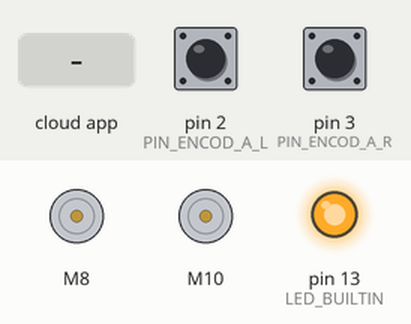
Bench run of a sketch on a simulated Arduino Uno, built with avr-gcc and run on an emulated ATmega328P. Parts: 2 × DC motor (green arrow = forward, orange = backward, longer = faster), output pins drawn as LEDs (lit = HIGH). The test bench sets the inputs (shaded band); at power-on: pin 2 (PIN_ENCOD_A_L) HIGH, pin 3 (PIN_ENCOD_A_R) HIGH. The ROS host is connected and sends only what is stated.

Above: at 1.2 s.
1.3 s: the phone or cloud app sets angular.z to -100
At 1.4 s:
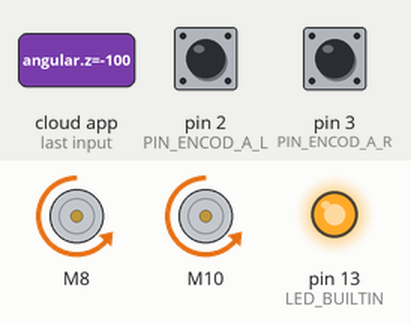
3.3 s: the phone or cloud app sets linear.x to -100
At 3.55 s:
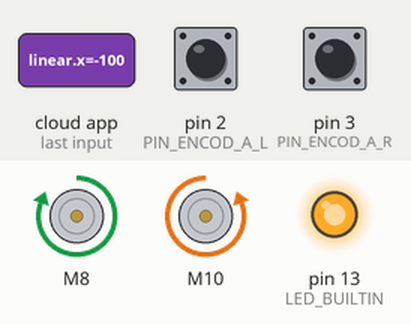
5.3 s: the phone or cloud app sets linear.x to 0
At 5.4 s:
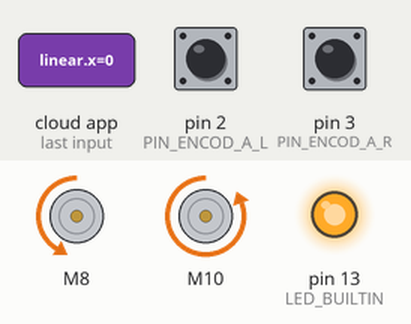
7.3 s: the phone or cloud app sets angular.z to 100
At 7.4 s:
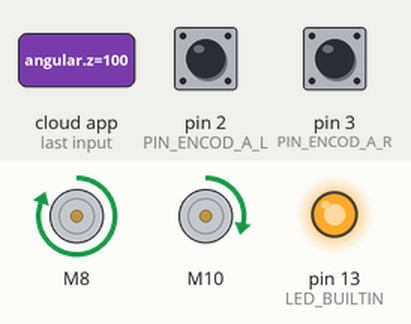
9.3 s: the phone or cloud app sets linear.x to 100
At 9.55 s:
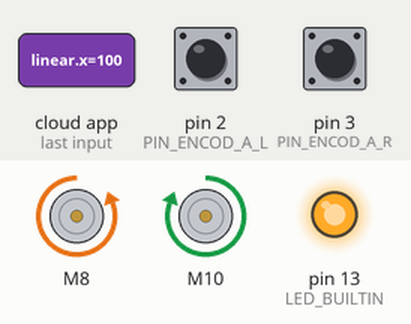
11.3 s: the phone or cloud app sets linear.x to 0
At 11.4 s:
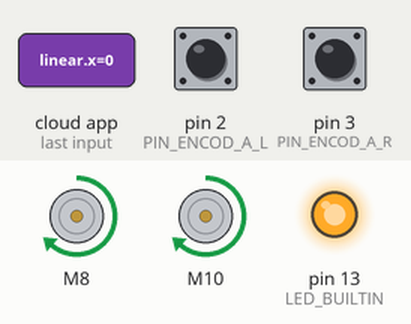
Timing chart, 0 to 14.3 s (numbered marks = the images above; inputs shaded):
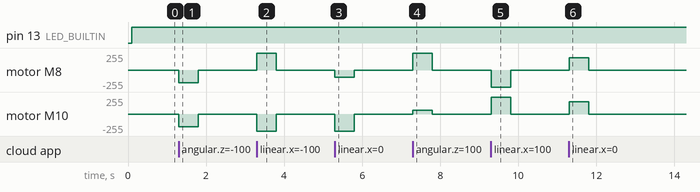

The sketch:

Siryo_Motor_Controller.ino
```cpp
/*
   Siryo motor controller
*/

#include <ros.h>
#include <L298N.h>
#include <PID_v1.h>
#include <std_msgs/String.h>
#include <geometry_msgs/Vector3Stamped.h>
#include <geometry_msgs/Twist.h>
#include <ros/time.h>

#define MINROTATION 5
#define PIN_ENCOD_A_L  2              //A channel for encoder of left motor
#define PIN_ENCOD_B_L 4             //B channel for encoder of left motor

#define PIN_ENCOD_A_R 3             //A channel for encoder of right motor
#define PIN_ENCOD_B_R 5             //B channel for encoder of right motor

#define ENAR 11
#define INR1 10
#define INR2 9
#define INL1 8
#define INL2 7
#define ENBL 6
#define LOOPTIME           100                //Looptime in millisecond


const byte noCommLoopMax = 5;                //number of main loops the robot will execute without communication before stopping
unsigned int noCommLoops = 0;                 //main loop without communication counter


unsigned long lastMilli = 0;

//--- Robot-specific constants ---
const double radius = 0.0325;                 //Wheel radius, in m
const double wheelbase = 0.194;               //Wheelbase, in m
const double encoder_cpr = 20;                //Encoder ticks or counts per rotation
const double speed_to_pwm_ratio = 0.0036;    //Ratio to convert speed (in m/s) to PWM value. It was obtained by plotting the wheel speed in relation to the PWM motor command (the value is the slope of the linear function).
const double min_speed_cmd = 0.522;          //(min_speed_cmd/speed_to_pwm_ratio) is the minimum command value needed for the motor to start moving. This value was obtained by plotting the wheel speed in relation to the PWM motor command (the value is the constant of the linear function).


double speed_req = 0;                         //Desired linear speed for the robot, in m/s
double angular_speed_req = 0;                 //Desired angular speed for the robot, in rad/s
double speed_req_left = 0;                    //Desired speed for left wheel in m/s
double speed_act_left = 0;                    //Actual speed for left wheel in m/s
double speed_cmd_left = 0;                    //Command speed for left wheel in m/s

double speed_req_right = 0;                   //Desired speed for right wheel in m/s
double speed_act_right = 0;                   //Actual speed for right wheel in m/s
double speed_cmd_right = 0;                   //Command speed for right wheel in m/s

const double max_speed = 0.9;                //Max speed in m/s

int PWM_leftMotor = 0;                     //PWM command for left motor
int PWM_rightMotor = 0;                    //PWM command for right motor

// PID Parameters
const double PID_left_param[] = { 0.7, 0.2, 0 }; //Respectively Kp, Ki and Kd for left motor PID
const double PID_right_param[] = { 0.7, 0.2, 0 }; //Respectively Kp, Ki and Kd for right motor PID

volatile float pos_left = 0;       //Left motor encoder position
volatile float pos_right = 0;      //Right motor encoder position

PID PID_leftMotor(&speed_act_left, &speed_cmd_left, &speed_req_left, PID_left_param[0], PID_left_param[1], PID_left_param[2], DIRECT);          //Setting up the PID for left motor
PID PID_rightMotor(&speed_act_right, &speed_cmd_right, &speed_req_right, PID_right_param[0], PID_right_param[1], PID_right_param[2], DIRECT);   //Setting up the PID for right motor

L298N rightMotor(ENAR, INR1, INR2);
L298N leftMotor(ENBL, INL1, INL2);

ros::NodeHandle  nh;

//function that will be called when receiving command from host
void setRequestedSpeed (const geometry_msgs::Twist& cmd_vel) {
  noCommLoops = 0;                                                  //Reset the counter for number of main loops without communication

  speed_req = cmd_vel.linear.x;                                     //Extract the commanded linear speed from the message

  angular_speed_req = cmd_vel.angular.z;                            //Extract the commanded angular speed from the message

  speed_req_left = speed_req - angular_speed_req * (wheelbase / 2); //Calculate the required speed for the left motor to comply with commanded linear and angular speeds
  speed_req_right = speed_req + angular_speed_req * (wheelbase / 2); //Calculate the required speed for the right motor to comply with commanded linear and angular speeds
}

ros::Subscriber<geometry_msgs::Twist> cmd_vel("cmd_vel", setRequestedSpeed);   //create a subscriber to ROS topic for velocity commands (will execute "handle_cmd" function when receiving data)
geometry_msgs::Vector3Stamped speed_msg;                                //create a "speed_msg" ROS message
ros::Publisher speed_pub("/wheels_speed", &speed_msg);                          //create a publisher to ROS topic "speed" using the "speed_msg" type


std_msgs::String str_msg;
ros::Publisher chatter("/chatter", &str_msg);


void setup()
{
  nh.initNode();                        //init ROS node
  nh.getHardware()->setBaud(57600);         //set baud for ROS serial communication
  nh.subscribe(cmd_vel);                    //suscribe to ROS topic for velocity commands
  nh.advertise(speed_pub);
  nh.advertise(chatter);


  //setting PID parameters
  PID_leftMotor.SetSampleTime(95);
  PID_rightMotor.SetSampleTime(95);
  PID_leftMotor.SetOutputLimits(-max_speed, max_speed);
  PID_rightMotor.SetOutputLimits(-max_speed, max_speed);
  PID_leftMotor.SetMode(AUTOMATIC);
  PID_rightMotor.SetMode(AUTOMATIC);


  // Define the rotary encoder for left motor
  pinMode(PIN_ENCOD_A_L, INPUT_PULLUP);
  pinMode(PIN_ENCOD_B_L, INPUT_PULLUP);
  digitalWrite(PIN_ENCOD_A_L, HIGH);                // turn on pullup resistor
  digitalWrite(PIN_ENCOD_B_L, HIGH);
  attachInterrupt(0, encoderLeftMotor, RISING);

  // Define the rotary encoder for right motor
  pinMode(PIN_ENCOD_A_R, INPUT_PULLUP);
  pinMode(PIN_ENCOD_B_R, INPUT_PULLUP);
  digitalWrite(PIN_ENCOD_A_R, HIGH);                // turn on pullup resistor
  digitalWrite(PIN_ENCOD_B_R, HIGH);
  attachInterrupt(1, encoderRightMotor, RISING);

  //LED for Ros status
  pinMode(LED_BUILTIN,OUTPUT);
}

void loop()
{
  nh.spinOnce();

  if ((millis() - lastMilli) >= LOOPTIME)
  { // enter timed loop
    lastMilli = millis();

      if (nh.connected()){
        digitalWrite(LED_BUILTIN,HIGH);
      } else{
        digitalWrite(LED_BUILTIN,LOW);
      }

    //compute actual speed for left wheel
    if (abs(pos_left) < MINROTATION) {                //Avoid taking in account small disturbances
      speed_act_left = 0;
    }
    else {
      speed_act_left = ((pos_left / encoder_cpr) * 2 * PI) * (1000 / LOOPTIME) * radius; // calculate speed of left wheel
    }

    //compute actual speed for right wheel
    if (abs(pos_right) < MINROTATION) {               //Avoid taking in account small disturbances
      speed_act_right = 0;
    }
    else {
      speed_act_right = ((pos_right / encoder_cpr) * 2 * PI) * (1000 / LOOPTIME) * radius; // calculate speed of right wheel
    }

    pos_left = 0;
    pos_right = 0;

    speed_cmd_left = constrain(speed_cmd_left, -max_speed, max_speed);
    PID_leftMotor.Compute();
    // compute PWM value for left motor. Check constant definition comments for more information.
    PWM_leftMotor = constrain(((speed_req_left + sgn(speed_req_left) * min_speed_cmd) / speed_to_pwm_ratio) + (speed_cmd_left / speed_to_pwm_ratio), -255, 255); //

    if (noCommLoops >= noCommLoopMax) {      //Stopping if too much time without command
      leftMotor.setSpeed(0);
      leftMotor.run(L298N::STOP);
    }
    else if (speed_req_left == 0) {                //Stopping
      leftMotor.setSpeed(0);
      leftMotor.run(L298N::STOP);
    }
    else if (PWM_leftMotor > 0) {                  //Going forward
      leftMotor.setSpeed(abs(PWM_leftMotor));
      leftMotor.run(L298N::BACKWARD);
    }
    else {                                         //Going backward
      leftMotor.setSpeed(abs(PWM_leftMotor));
      leftMotor.run(L298N::FORWARD);
    }

    speed_cmd_right = constrain(speed_cmd_right, -max_speed, max_speed);
    PID_rightMotor.Compute();
    // compute PWM value for right motor. Check constant definition comments for more information.
    PWM_rightMotor = constrain(((speed_req_right + sgn(speed_req_right) * min_speed_cmd) / speed_to_pwm_ratio) + (speed_cmd_right / speed_to_pwm_ratio), -255, 255); //

    if (noCommLoops >= noCommLoopMax) {                   //Stopping if too much time without command
      rightMotor.setSpeed(0);
      rightMotor.run(L298N::STOP);
    }
    else if (speed_req_right == 0) {                      //Stopping
      rightMotor.setSpeed(0);
      rightMotor.run(L298N::STOP);
    }
    else if (PWM_rightMotor > 0) {                        //Going forward
      rightMotor.setSpeed(abs(PWM_rightMotor));
      rightMotor.run(L298N::FORWARD);
    }
    else {                                                //Going backward
      rightMotor.setSpeed(abs(PWM_rightMotor));
      rightMotor.run(L298N::BACKWARD);
    }

    if ((millis() - lastMilli) >= LOOPTIME) {     //write an error if execution time of the loop in longer than the specified looptime
      str_msg.data = "XL";
      chatter.publish( &str_msg );
    }

    noCommLoops++;
    if (noCommLoops == 65535) {
      noCommLoops = noCommLoopMax;
    }

    publishSpeed(LOOPTIME);   //Publish odometry on ROS topic
  }
}


//Publish function for odometry, uses a vector type message to send the data (message type is not meant for that but that's easier than creating a specific message type)
void publishSpeed(double time) {
  speed_msg.header.stamp = nh.now();      //timestamp for odometry data
  speed_msg.vector.x = speed_act_left;    //left wheel speed (in m/s)
  speed_msg.vector.y = speed_act_right;   //right wheel speed (in m/s)
  speed_msg.vector.z = time / 1000;       //looptime, should be the same as specified in LOOPTIME (in s)
  speed_pub.publish(&speed_msg);
  nh.spinOnce();
  nh.loginfo("Pub");
}


//Left motor encoder counter (Right direction: counter-clockwise)
void encoderLeftMotor() {
  if (digitalRead(PIN_ENCOD_A_L) == digitalRead(PIN_ENCOD_B_L)) {
    pos_left++;
  } else {
    pos_left--;
  }
}

//Right motor encoder counter (Right direction: clockwise)
void encoderRightMotor() {
  if (digitalRead(PIN_ENCOD_A_R) != digitalRead(PIN_ENCOD_B_R)) {
    pos_right++;
  } else {
    pos_right--;
  }
}

template <typename T> int sgn(T val) {
  return (T(0) < val) - (val < T(0));
}
```

Measured:
- after the input at 1.3 s, motor M8, motor M10: stopped → backward 191/255 at once, → backward 192/255 0.20 s later, → backward 193/255 0.20 s later, → stopped 0.10 s later
- after the input at 3.3 s, motor M8: stopped → forward 255/255 at once, → stopped 0.50 s later; motor M10: stopped → backward 255/255 at once, → stopped 0.50 s later
- after the input at 5.3 s, motor M8: stopped → backward 106/255 at once, → backward 107/255 0.20 s later, → backward 108/255 0.20 s later, → stopped 0.10 s later; motor M10: stopped → backward 255/255 at once, → stopped 0.50 s later
- after the input at 7.3 s, motor M8: stopped → forward 255/255 at once, → stopped 0.50 s later; motor M10: stopped → forward 55/255 at once, → forward 56/255 0.20 s later, → forward 57/255 0.20 s later, → stopped 0.10 s later
- after the input at 9.3 s, motor M8: stopped → backward 255/255 at once, → stopped 0.50 s later; motor M10: stopped → forward 255/255 at once, → stopped 0.50 s later
- after the input at 11.3 s, motor M8, motor M10: stopped → forward 181/255 at once, → forward 182/255 0.20 s later, → forward 183/255 0.20 s later, → stopped 0.10 s later
